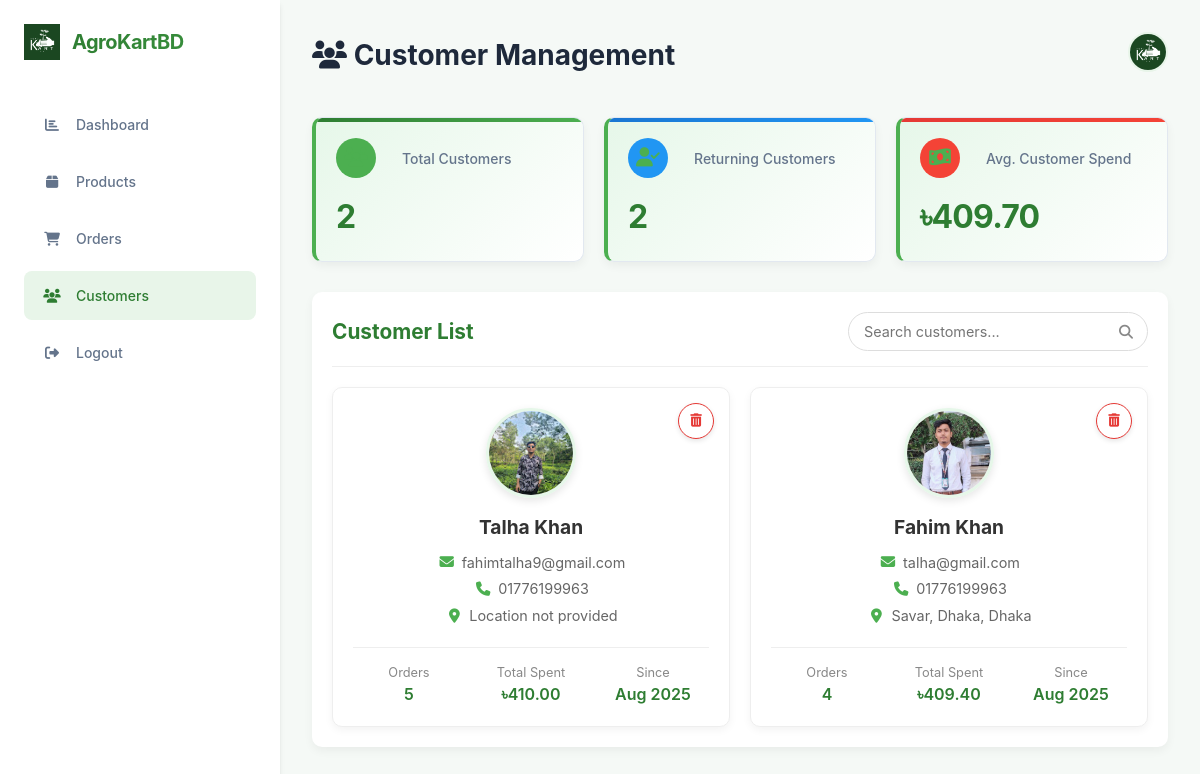
/customers.php (signed in), run on the app's committed database.
### tables this page shows
CREATE TABLE `users` (
  `id` int(11) NOT NULL,
  `name` varchar(255) NOT NULL,
  `email` varchar(255) NOT NULL,
  `google_id` varchar(255) DEFAULT NULL,
  `phone` varchar(20) NOT NULL,
  `division` varchar(255) DEFAULT NULL,
  `district` varchar(255) DEFAULT NULL,
  `city` varchar(255) DEFAULT NULL,
  `role` enum('Buyer','Seller') NOT NULL,
  `profile_image_path` varchar(255) DEFAULT NULL,
  `password` varchar(255) NOT NULL,
  `created_at` timestamp NOT NULL DEFAULT current_timestamp()
);

### customers.php (the view, shortened to what this page needs)
<?php
require_once 'includes/db_connect.php';
$seller_id = $_SESSION['user_id'];
$create_table_sql = "CREATE TABLE IF NOT EXISTS seller_hidden_customers (
    id INT AUTO_INCREMENT PRIMARY KEY,
    seller_id INT NOT NULL,
    customer_id INT NOT NULL,
    hidden_at TIMESTAMP DEFAULT CURRENT_TIMESTAMP,
    UNIQUE KEY unique_seller_customer (seller_id, customer_id),
    FOREIGN KEY (seller_id) REFERENCES users(id),
    FOREIGN KEY (customer_id) REFERENCES users(id)
)";
$conn->query($create_table_sql);
$sql = "SELECT DISTINCT u.id, u.name, u.email, u.phone, u.division, u.district, u.city, u.profile_image_path,
        u.created_at, COUNT(DISTINCT o.id) as order_count,
        SUM(oi.quantity * oi.price) as total_spent
        FROM users u
        JOIN orders o ON u.id = o.buyer_id
        JOIN order_items oi ON o.id = oi.order_id
        JOIN products p ON oi.product_id = p.id
        WHERE p.seller_id = ? AND u.role = 'Buyer'
        AND NOT EXISTS (
            SELECT 1 FROM seller_hidden_customers shc
            WHERE shc.seller_id = ? AND shc.customer_id = u.id
        )
        GROUP BY u.id
        ORDER BY total_spent DESC";
$stmt = $conn->prepare($sql);
$stmt->bind_param("ii", $seller_id, $seller_id);
$stmt->execute();
$result = $stmt->get_result();
$customers = [];
while ($row = $result->fetch_assoc()) {
    $customers[] = $row;
}
?>
<!DOCTYPE html>
<html lang="en">
<head>
    <link rel="stylesheet" href="css/dashboard.css">
    <link rel="stylesheet" href="css/customers.css">
    <link rel="stylesheet" href="https://cdnjs.cloudflare.com/ajax/libs/font-awesome/6.5.1/css/all.min.css">
</head>
<body>
    <div class="dashboard-container">
        <nav class="sidebar">
            <div class="logo">
                <img src="images/AGrO.png" alt="Logo">
                <span>AgroKartBD</span>
            </div>
            <ul class="nav-menu">
                <li><a href="dashboard.php"><span class="icon"><i class="fas fa-chart-bar"></i></span>Dashboard</a></li>
                <li><a href="products.php"><span class="icon"><i class="fas fa-box"></i></span>Products</a></li>
                <li><a href="orders.php"><span class="icon"><i class="fas fa-shopping-cart"></i></span>Orders</a></li>
                <li class="active"><a href="#"><span class="icon"><i class="fas fa-users"></i></span>Customers</a></li>
                <li><a href="php/logout.php"><span class="icon"><i class="fas fa-sign-out-alt"></i></span>Logout</a></li>
            </ul>
        </nav>
        <main class="main-content">
            <header class="top-header">
                <h1 class="page-title"><i class="fas fa-users"></i> Customer Management</h1>
                <div class="header-right">
                    <div class="user-profile">
                        <img src="images/profiles/user_<?php echo $_SESSION['user_id']; ?>_<?php echo time(); ?>.jpg" alt="Profile" onerror="this.src='images/AGrO.png'">
                    </div>
                </div>
            </header>
            <div class="stats-container">
                <div class="stat-card">
                    <div class="stat-header">
                        <div class="stat-icon"><i class="fas fa-users"></i></div><span>Total Customers</span>
                    </div>
                    <div class="stat-info">
                        <h2><?php echo count($customers); ?></h2>
                    </div>
                </div>
                <div class="stat-card">
                    <div class="stat-header">
                        <div class="stat-icon"><i class="fas fa-user-check"></i></div><span>Returning Customers</span>
                    </div>
                    <div class="stat-info">
                        <?php
                        $returning = 0;
                        foreach ($customers as $customer) {
                            if ($customer['order_count'] > 1) {
                                $returning++;
                            }
                        }
                        ?>
                        <h2><?php echo $returning; ?></h2>
                    </div>
                </div>
                <div class="stat-card">
                    <div class="stat-header">
                        <div class="stat-icon"><i class="fas fa-money-bill-wave"></i></div><span>Avg. Customer Spend</span>
                    </div>
                    <div class="stat-info">
                        <?php
                        $total_spent = array_sum(array_column($customers, 'total_spent'));
                        $avg_spent = count($customers) > 0 ? $total_spent / count($customers) : 0;
                        ?>
                        <h2>৳<?php echo number_format($avg_spent, 2); ?></h2>
                    </div>
                </div>
            </div>
            <div class="customer-list-container">
                <div class="list-header">
                    <h3>Customer List</h3>
                    <div class="search-container">
                        <input type="text" id="customerSearch" placeholder="Search customers..." class="search-input">
                        <i class="fas fa-search search-icon"></i>
                    </div>
                </div>
                <?php if (count($customers) > 0): ?>
                    <div class="customer-grid">
                        <?php foreach ($customers as $customer): ?>
                            <div class="customer-card">
                                <div class="customer-actions">
                                    <button class="delete-btn" onclick="confirmDelete(<?php echo $customer['id']; ?>, '<?php echo htmlspecialchars($customer['name']); ?>')">
                                        <i class="fas fa-trash-alt"></i>
                                    </button>
                                </div>
                                <div class="customer-avatar">
                                    <?php if ($customer['profile_image_path']): ?>
                                        <img src="<?php echo htmlspecialchars($customer['profile_image_path']); ?>" alt="<?php echo htmlspecialchars($customer['name']); ?>">
                                    <?php else: ?>
                                        <div class="avatar-placeholder">
                                            <i class="fas fa-user"></i>
                                        </div>
                                    <?php endif; ?>
                                </div>
                                <div class="customer-info">
                                    <h4 class="customer-name"><?php echo htmlspecialchars($customer['name']); ?></h4>
                                    <div class="customer-detail"><i class="fas fa-envelope"></i> <?php echo htmlspecialchars($customer['email']); ?></div>
                                    <div class="customer-detail"><i class="fas fa-phone"></i> <?php echo htmlspecialchars($customer['phone']); ?></div>
                                    <div class="customer-detail"><i class="fas fa-map-marker-alt"></i>
                                        <?php
                                        $location = [];
                                        if (!empty($customer['city'])) $location[] = $customer['city'];
                                        if (!empty($customer['district'])) $location[] = $customer['district'];
                                        if (!empty($customer['division'])) $location[] = $customer['division'];
                                        echo !empty($location) ? htmlspecialchars(implode(', ', $location)) : 'Location not provided';
                                        ?>
                                    </div>
                                </div>
                                <div class="customer-stats">
                                    <div class="stat">
                                        <span class="stat-label">Orders</span>
                                        <span class="stat-value"><?php echo $customer['order_count']; ?></span>
                                    </div>
                                    <div class="stat">
                                        <span class="stat-label">Total Spent</span>
                                        <span class="stat-value">৳<?php echo number_format($customer['total_spent'], 2); ?></span>
                                    </div>
                                    <div class="stat">
                                        <span class="stat-label">Since</span>
                                        <span class="stat-value"><?php echo date('M Y', strtotime($customer['created_at'])); ?></span>
                                    </div>
                                </div>
                            </div>
                        <?php endforeach; ?>
                    </div>
                <?php endif; ?>
            </div>
        </main>
    </div>
</body>
</html>

### css/dashboard.css (style rules this page uses)
:root { --primary-color: #2e7d32; --primary-light: #e8f5e9; --primary-gradient: linear-gradient(135deg, #2e7d32, #388e3c); --secondary-color: #546e7a; --success-color: #00c853; --warning-color: #ffab00; --danger-color: #f44336; --info-color: #00b0ff; --background-color: #f5f9f6; --card-bg: #ffffff; --text-primary: #1e293b; --text-secondary: #64748b; --border-color: #e2e8f0; --shadow-sm: 0 1px 2px 0 rgba(0,0,0,0.05); --shadow-md: 0 4px 6px -1px rgba(0,0,0,0.1), 0 2px 4px -1px rgba(0,0,0,0.06); --shadow-lg: 0 10px 15px -3px rgba(0,0,0,0.1), 0 4px 6px -2px rgba(0,0,0,0.05); --transition: all 0.2s ease-in-out; --radius-sm: 0.375rem; --radius-md: 0.5rem; --radius-lg: 0.75rem; --font-sans: 'Inter', -apple-system, BlinkMacSystemFont, 'Segoe UI', Roboto, Oxygen, Ubuntu, sans-serif; --currency-symbol: '৳'; }
* { margin: 0; padding: 0; box-sizing: border-box; font-family: var(--font-sans); }
body { background-color: var(--background-color); color: var(--text-primary); font-size: 0.875rem; line-height: 1.5; }
.dashboard-container { display: flex; min-height: 100vh; }
.sidebar { width: 280px; background: var(--card-bg); padding: 1.5rem; box-shadow: var(--shadow-md); position: fixed; height: 100vh; z-index: 10; transition: var(--transition); }
.logo { display: flex; align-items: center; gap: 0.75rem; margin-bottom: 2.5rem; }
.logo img { height: 36px; transition: var(--transition); }
.logo span { font-weight: 700; font-size: 1.25rem; letter-spacing: -0.025em; background: var(--primary-gradient); -webkit-background-clip: text; -webkit-text-fill-color: transparent; background-clip: text; }
.nav-menu { list-style: none; margin-top: 1rem; }
.nav-menu li { margin-bottom: 0.5rem; }
.nav-menu a { display: flex; align-items: center; gap: 0.75rem; padding: 0.875rem 1rem; text-decoration: none; color: var(--text-secondary); border-radius: var(--radius-md); font-weight: 500; transition: var(--transition); }
.nav-menu li.active a, .nav-menu a:hover { background-color: var(--primary-light); color: var(--primary-color); }
.nav-menu .icon { display: flex; align-items: center; justify-content: center; width: 1.5rem; }
.main-content { flex: 1; padding: 1.5rem 2rem; margin-left: 280px; }
.top-header { display: flex; justify-content: space-between; align-items: center; margin-bottom: 2rem; padding: 0.5rem 0; }
.header-right { display: flex; align-items: center; gap: 1rem; }
.user-profile { position: relative; cursor: pointer; }
.user-profile img { width: 40px; height: 40px; border-radius: 50%; object-fit: cover; border: 2px solid var(--primary-light); transition: var(--transition); }
.stats-container { display: grid; grid-template-columns: repeat(auto-fit, minmax(280px, 1fr)); gap: 1.5rem; margin-bottom: 2rem; }
.stat-card { background: var(--card-bg); padding: 1.75rem; border-radius: var(--radius-lg); box-shadow: var(--shadow-sm); transition: var(--transition); border: 1px solid var(--border-color); position: relative; overflow: hidden; }
.stat-card::before { content: ''; position: absolute; top: 0; left: 0; width: 100%; height: 4px; background: var(--primary-gradient); }
.stat-card:nth-child(1)::before { background: linear-gradient(to right, #2e7d32, #4caf50); }
.stat-card:nth-child(2)::before { background: linear-gradient(to right, #1976d2, #2196f3); }
.stat-card:nth-child(3)::before { background: linear-gradient(to right, #e53935, #f44336); }
.stat-header { display: flex; align-items: center; gap: 1rem; margin-bottom: 1.25rem; }
.stat-icon { width: 48px; height: 48px; border-radius: var(--radius-md); display: flex; align-items: center; justify-content: center; font-size: 1.5rem; color: white; }
.stat-card:nth-child(1) .stat-icon { background-color: #4caf50; }
.stat-card:nth-child(2) .stat-icon { background-color: #2196f3; }
.stat-card:nth-child(3) .stat-icon { background-color: #f44336; }
.stat-header span { font-size: 0.875rem; color: var(--text-secondary); font-weight: 500; }
.stat-info h2 { font-size: 2rem; font-weight: 700; margin-bottom: 0.25rem; letter-spacing: -0.025em; color: var(--text-primary); }
.stat-card { animation: slideInUp 0.6s ease forwards, colorChange 8s infinite ease-in-out; opacity: 0; animation-delay: calc(var(--i, 0) * 0.15s); }
.stat-card:nth-child(1) { --i: 1; }
.stat-card:nth-child(2) { --i: 2; }
.stat-card:nth-child(3) { --i: 3; }
.stat-card .stat-icon { animation: float 6s ease-in-out infinite; }

### data on the page
users: profile_image_path (picture), name "Talha Khan", email "fahimtalha9@gmail.com", phone "01776199963", shows "Location not provided", order_count "5", total_spent "410.00", created_at "Aug 2025"
users: profile_image_path (picture), name "Fahim Khan", email "talha@gmail.com", phone "01776199963", location "Savar, Dhaka, Dhaka", order_count "4", total_spent "409.40", created_at "Aug 2025"

### other printed values
count($customers) "2"
$returning "2"
$avg_spent "409.70"
